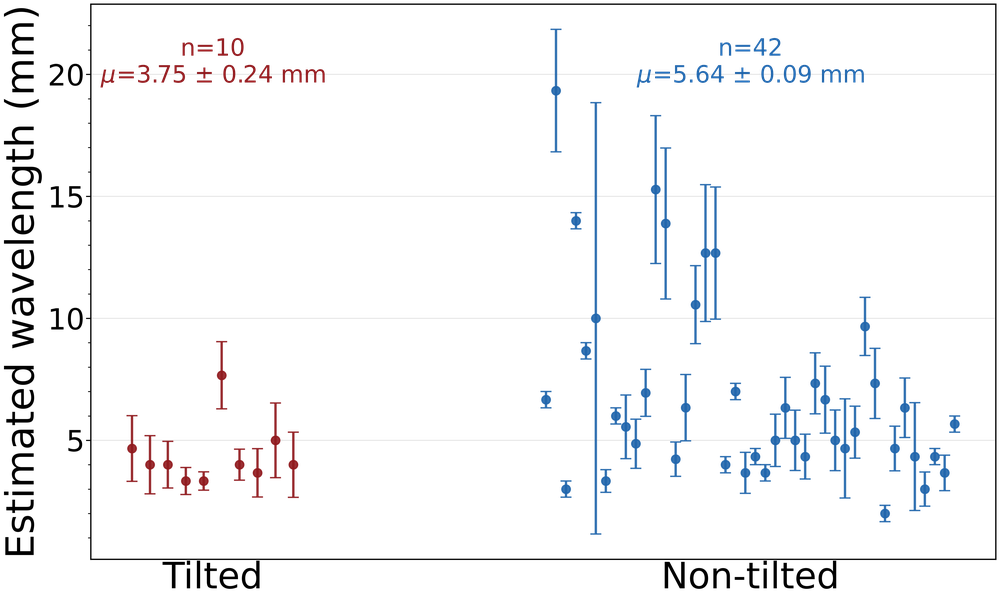
#> input picture src/paper_draft/wavelengths/plots/errorbars/wavelength_errorbars_tilted_vs_nontilted.png, 1000 x 600 px, shrunk from 6000 x 3600 before the run, given as the content of the folder data/col_segmented/edited, which was not available
$ python errorbars_filter.py
#> lines starting #> are read from the running program, lines starting #| are printed output that depends on the picture; after the words box and inside, x2 and y2 are one past the last pixel; in counts of white or black regions, pixels touching at a corner belong together; pictures that were not available may be replaced by others from this repository, and a replacement may not be noted
from pathlib import Path
import numpy as np
import matplotlib.pyplot as plt
import imageio.v2 as imageio
from skimage import measure
from skimage.morphology import skeletonize
from scipy import signal
import networkx as nx


COLOR_TILTED = "#901A1E"
COLOR_NON_TILTED = "#547AA5"


def set_plot_style():
    """Apply paper_draft-like plotting defaults."""
    plt.rcParams.update(
        {
            "figure.dpi": 150,
            "savefig.dpi": 600,
            "font.size": 22,
            "axes.titlesize": 22,
            "axes.labelsize": 28,
            "xtick.labelsize": 21,
            "ytick.labelsize": 21,
            "legend.fontsize": 17,
            "axes.grid": True,
            "grid.alpha": 0.3,
            "grid.linewidth": 0.7,
            "axes.spines.top": True,
            "axes.spines.right": True,
        }
    )


def style_axes(ax):
    """Paper-style axes: transparent face, outward ticks, soft grid."""
    ax.set_facecolor("none")
    for spine in ax.spines.values():
        spine.set_visible(True)
        spine.set_color("black")
        spine.set_linewidth(0.9)
    ax.minorticks_on()
    ax.grid(True, axis="y", which="major", alpha=0.3, linewidth=0.7)
    ax.grid(False, axis="x", which="both")
    ax.tick_params(axis="both", which="both", direction="out", top=False, right=False, pad=1)


def build_skeleton_graph(mask):
    """Build a pixel-level graph from a binary mask skeleton."""
    skel = skeletonize(mask)
    coords = [tuple(p) for p in np.transpose(np.where(skel))]
    if len(coords) == 0:
        return None, skel, []

    graph = nx.Graph()
    dirs = [(-1, -1), (-1, 0), (-1, 1), (0, -1), (0, 1), (1, -1), (1, 0), (1, 1)]
    skel_set = set(coords)

    for p in coords:
        graph.add_node(p)
    for p in coords:
        y, x = p
        for dy, dx in dirs:
            q = (y + dy, x + dx)
            if q in skel_set:
                graph.add_edge(p, q, weight=1)

    return graph, skel, coords


def find_main_trunk(graph, coords):
    """Find trunk path from topmost pixel to farthest graph node."""
    if graph is None or len(coords) == 0:
        return []
    start = min(coords, key=lambda p: p[0])
    lengths = nx.single_source_shortest_path_length(graph, start)
    far = max(lengths, key=lengths.get)
    return nx.shortest_path(graph, source=start, target=far)


def compute_theta_timeseries(path, dx_pixels, start_offset=200):
    """Sample trunk path and compute orientation series along arc-length."""
    pts = np.array(path, dtype=float)
    if pts.shape[0] < 2:
        return None, None

    diffs = np.diff(pts, axis=0)
    seg_d = np.sqrt((diffs ** 2).sum(axis=1))
    cum = np.concatenate(([0.0], np.cumsum(seg_d)))
    total_len = cum[-1]

    if total_len <= start_offset + dx_pixels:
        return None, None

    sample_s = np.arange(start_offset, total_len, dx_pixels)
    sample_pts = []
    for s in sample_s:
        i = np.searchsorted(cum, s) - 1
        i = max(0, min(i, len(seg_d) - 1))
        seg_len = seg_d[i]
        t = (s - cum[i]) / seg_len if seg_len > 0 else 0.0
        p = pts[i] + t * (pts[i + 1] - pts[i])
        sample_pts.append(p)

    thetas = []
    for i in range(len(sample_pts) - 1):
        p0, p1 = sample_pts[i], sample_pts[i + 1]
        dy, dxv = p1[0] - p0[0], p1[1] - p0[1]
        thetas.append(np.arctan2(dxv, dy))

    xs = sample_s[: len(thetas)]
    return xs, np.array(thetas)


def compute_autocorr(x, max_lag=None, min_pairs=4):
    """Compute normalized autocorrelation with unbiased normalization."""
    x = np.asarray(x)
    n = len(x)
    mean, var = x.mean(), x.var()
    if var == 0:
        return np.array([1.0])

    x0 = x - mean
    full = np.correlate(x0, x0, mode="full")
    ac_full = full[n - 1 :]
    max_lag = min(max_lag or n - 1, n - 1)

    ac = np.full((max_lag + 1,), np.nan, dtype=float)
    for lag in range(max_lag + 1):
        pairs = n - lag
        if pairs < min_pairs:
            continue
        ac[lag] = ac_full[lag] / (var * pairs)

    finite = np.isfinite(ac)
    if not finite.any():
        return np.array([np.nan])
    last = np.where(finite)[0].max()
    return ac[: last + 1]


def first_positive_peak_lag(ac):
    """Return the first positive local autocorrelation peak at lag > 0."""
    if len(ac) < 4:
        return None

    vals = np.asarray(ac, dtype=float)
    peaks, _ = signal.find_peaks(vals[1:])
    if len(peaks) == 0:
        return None

    peaks = peaks + 1
    peaks = peaks[vals[peaks] > 0]
    if len(peaks) == 0:
        return None

    return int(peaks[0])


def estimate_wavelength_first_peak(theta, dx_mm, max_lag=200):
    """Estimate wavelength from first positive autocorrelation peak."""
    theta = np.asarray(theta)
    if len(theta) < 12:
        return np.nan, None, None

    x = np.unwrap(theta)
    ac = compute_autocorr(x, max_lag=max_lag)
    peak_lag = first_positive_peak_lag(ac)
    if peak_lag is None:
        return np.nan, ac, None

    return float(peak_lag * dx_mm), ac, int(peak_lag)


def first_peak_uncertainty_mm(ac, peak_lag, dx_mm):
    """Estimate first-peak wavelength uncertainty from autocorr peak width.

    Uses half-prominence peak width around the selected first positive peak.
    Falls back to one-bin uncertainty when width cannot be computed.
    """
    if ac is None or peak_lag is None or peak_lag <= 0 or peak_lag >= len(ac):
        return dx_mm

    vals = np.asarray(ac, dtype=float)
    if not np.isfinite(vals[peak_lag]):
        return dx_mm

    try:
        widths, _, _, _ = signal.peak_widths(vals, [peak_lag], rel_height=0.5)
        if len(widths) > 0 and np.isfinite(widths[0]) and widths[0] > 0:
            # Half-width in lag bins mapped to mm, with a conservative floor of one bin.
            return float(max(dx_mm, 0.5 * widths[0] * dx_mm))
    except Exception:
        pass

    return float(dx_mm)


def analyze_image(filepath, dx_pixels=8, min_root_length=200, max_lag=200):
    """Return first-peak wavelength estimates for each valid root in one image."""
    print(f"Processing {filepath.name}")
    rgba = imageio.imread(filepath)
    image_height_px = rgba.shape[0]
    mm_per_pixel = 100.0 / image_height_px
    dx_mm = dx_pixels * mm_per_pixel

    if rgba.shape[2] == 4:
        mask = rgba[:, :, 3] > 0
    else:
        mask = np.any(rgba[:, :, :3] > 0, axis=2)

    labeled = measure.label(mask, connectivity=2)

    estimates = []
    for region in measure.regionprops(labeled):
        comp_mask = labeled == region.label

        graph, _, coords = build_skeleton_graph(comp_mask)
        if graph is None or len(coords) < 2:
            continue

        main_path = find_main_trunk(graph, coords)
        if len(main_path) < 2:
            continue

        pts_main = np.array(main_path, dtype=float)
        seg_d_main = np.sqrt(np.sum(np.diff(pts_main, axis=0) ** 2, axis=1))
        main_length = seg_d_main.sum() if seg_d_main.size > 0 else 0.0
        if main_length < min_root_length:
            continue

        _, thetas = compute_theta_timeseries(main_path, dx_pixels, start_offset=min_root_length)
        if thetas is None or len(thetas) < 12:
            continue

        wl_first_mm, ac, peak_lag = estimate_wavelength_first_peak(thetas, dx_mm=dx_mm, max_lag=max_lag)
        if not np.isfinite(wl_first_mm):
            continue

        # Low-data uncertainty from first-peak width (fallback to one-bin floor).
        wl_first_err_mm = first_peak_uncertainty_mm(ac, peak_lag, dx_mm)
        peak_height = float(ac[peak_lag]) if (ac is not None and peak_lag is not None and peak_lag < len(ac) and np.isfinite(ac[peak_lag])) else np.nan

        estimates.append(
            {
                "image": filepath.name,
                "root_label": int(region.label),
                "wavelength_firstpeak_mm": float(wl_first_mm),
                "wavelength_firstpeak_err_mm": float(wl_first_err_mm),
                "peak_height": peak_height,
                "peak_lag_index": int(peak_lag),
                "n_theta_samples": int(len(thetas)),
                "main_length_mm": float(main_length * mm_per_pixel),
            }
        )

    print(f"  Estimated wavelengths for {len(estimates)} roots")
    return estimates


def plot_wavelengths(rows, out_svg):
    out_svg.parent.mkdir(parents=True, exist_ok=True)

    if not rows:
        fig, ax = plt.subplots(figsize=(8, 4))
        ax.text(0.5, 0.5, "No valid wavelength estimates", ha="center", va="center")
        ax.set_axis_off()
        fig.tight_layout()
        fig.savefig(out_svg, dpi=160, bbox_inches="tight")
        plt.close(fig)
        return

    # Only two groups are shown: tilted vs non-tilted.
    groups = {
        "Tilted": [r for r in rows if "AgarTilted" in r["image"]],
        "Non-tilted": [r for r in rows if "AgarTilted" not in r["image"]],
    }
    group_order = ["Tilted", "Non-tilted"]
    group_to_x = {name: i for i, name in enumerate(group_order)}
    group_colors = {
        "Tilted": COLOR_TILTED,
        "Non-tilted": COLOR_NON_TILTED,
    }

    y_key, err_key = "wavelength_firstpeak_mm", "wavelength_firstpeak_err_mm"
    marker_style = lambda c: {
        "fmt": "o",
        "color": c,
        "ecolor": c,
        "elinewidth": 1.7,
        "capsize": 4,
        "markersize": 6,
        "alpha": 0.9,
        "zorder": 3,
    }

    fig, ax = plt.subplots(1, 1, figsize=(8, 7.2), constrained_layout=True)
    fig.patch.set_alpha(0.0)

    group_text = {}

    for grp in group_order:
        pts = groups[grp]
        if not pts:
            continue

        y_vals = []
        y_errs = []
        for row in pts:
            y = row[y_key]
            if not np.isfinite(y):
                continue
            y_vals.append(float(y))
            e = row[err_key]
            y_errs.append(float(e) if np.isfinite(e) and e > 0 else np.nan)

        if len(y_vals) == 0:
            continue

        y_vals = np.asarray(y_vals, dtype=float)
        y_errs = np.asarray(y_errs, dtype=float)
        # Spread points evenly with jitter width that grows with sample size.
        jitter_half_width = min(0.38, 0.015 * len(y_vals))
        if len(y_vals) == 1:
            x = np.array([group_to_x[grp]], dtype=float)
        else:
            x = group_to_x[grp] + np.linspace(-jitter_half_width, jitter_half_width, len(y_vals))
        ax.errorbar(
            x,
            y_vals,
            yerr=np.where(np.isfinite(y_errs), y_errs, np.nan),
            **marker_style(group_colors[grp]),
        )

        n_grp = int(len(y_vals))
        finite_err = np.isfinite(y_errs) & (y_errs > 0)
        if np.any(finite_err):
            yw = y_vals[finite_err]
            ew = y_errs[finite_err]
            w = 1.0 / (ew ** 2)
            mean_grp = float(np.sum(w * yw) / np.sum(w))
        else:
            # Fallback when no finite positive uncertainties are available.
            mean_grp = float(np.mean(y_vals))
        group_text[grp] = (n_grp, mean_grp)

    ax.set_xticks([group_to_x[g] for g in group_order])
    ax.set_xticklabels(group_order)
    ax.tick_params(axis="x", labelsize=26, which="both", length=0)
    ax.set_ylabel("Estimated wavelength (mm)")
    style_axes(ax)

    y0, y1 = ax.get_ylim()
    y_text = y1 - 0.06 * (y1 - y0)
    for grp in group_order:
        n_grp, mean_grp = group_text.get(grp, (0, np.nan))
        if np.isfinite(mean_grp):
            txt = f"$n=${n_grp}\n     $\mu=${mean_grp:.2f} mm"
            ax.text(
                group_to_x[grp],
                y_text,
                txt,
                color=group_colors[grp],
                ha="center",
                va="top",
                fontsize=22,
                family="monospace",
            )

    fig.savefig(out_svg, format="svg", transparent=True, facecolor="none", edgecolor="none")
    plt.close(fig)


def filter_rows_by_peak_threshold(rows, peak_threshold=0.1):
    kept = []
    for row in rows:
        wl = float(row.get("wavelength_firstpeak_mm", np.nan))
        peak_h = float(row.get("peak_height", np.nan))
        if not np.isfinite(wl):
            continue
        if (not np.isfinite(peak_h)) or (peak_h < peak_threshold):
            continue
        kept.append(row)
    return kept


def main():
    set_plot_style()
    input_dir = Path("data/col_segmented/edited")
    output_dir = Path(__file__).resolve().parent / "plots" / "errorbars"

    dx_pixels = 8
    min_root_length = 200
    max_lag = 200
    peak_threshold = 0.1

    files = sorted(input_dir.glob("*.png"))
    if not files:
        print(f"No PNG files found in {input_dir}")
        return

    all_rows = []
    print(f"Found {len(files)} images to process\n")

    for fp in files:
        rows = analyze_image(
            fp,
            dx_pixels=dx_pixels,
            min_root_length=min_root_length,
            max_lag=max_lag,
        )
#> in analyze_image, rgba is the input picture: shape (600, 1000, 4); mean R, G, B, A 4.5, 5.8, 9, 11.1
#> in analyze_image, `mask = rgba[:, :, 3] > 0`:
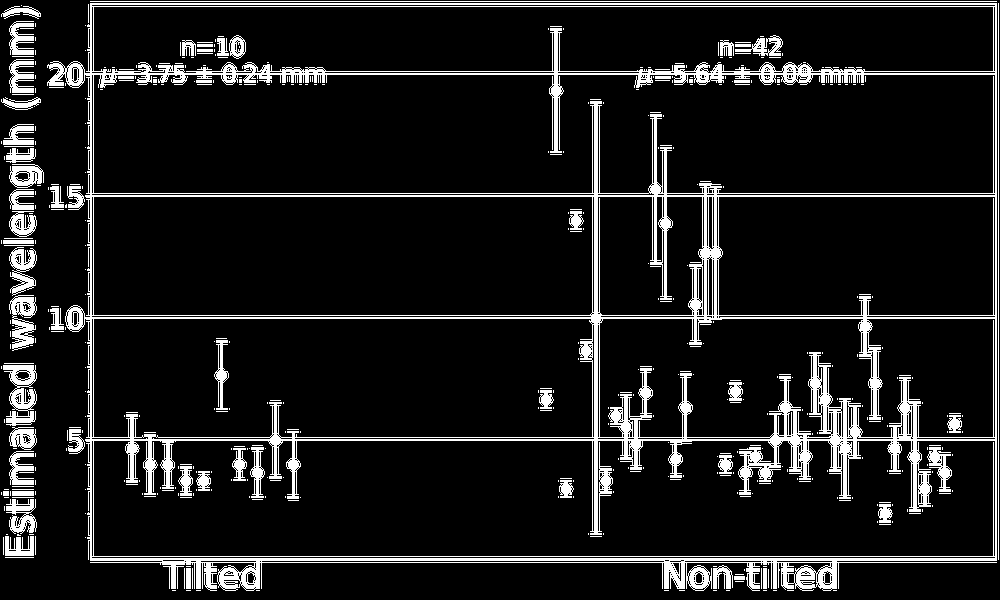
#> mask: shape (600, 1000) bool; 11.2% white; 474 white regions (406 under 20 px), largest, box (x1, y1, x2, y2) and area: (47, 3, 997, 591) 48834, (3, 365, 37, 426) 1102, (90, 1, 997, 2) 907
#> in analyze_image, `labeled = measure.label(mask, connectivity=2)`:
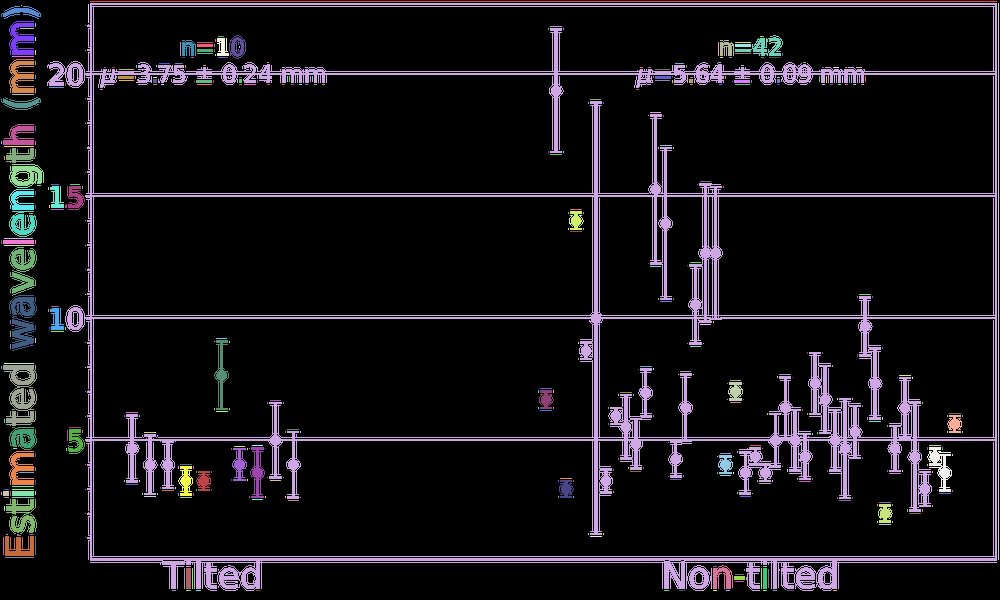
#> labeled: shape (600, 1000) int32; 475 distinct labels, from 0 to 474; one colour per label, 0 black
#> the loop in analyze_image, `for region in measure.regionprops(labeled):` made 474 passes
#> (lengths in find_main_trunk, pts_main, seg_d_main, main_length) on passes 8, 12, 13: ({(23, 35): 0, (24, 35): 1, (25, 35): 2, (26, 35): 3}, [[23, 35], [24, 35], [25, 35], [26, 35]], [1, 1, 1], 3), ({(28, 548): 0, (29, 548): 1}, [[28, 548], [29, 548]], [1], 1), ({(28, 563): 0, (29, 563): 1}, [[28, 563], [29, 563]], [1], 1)
#> pass 1, in analyze_image, `comp_mask = labeled == region.label`:
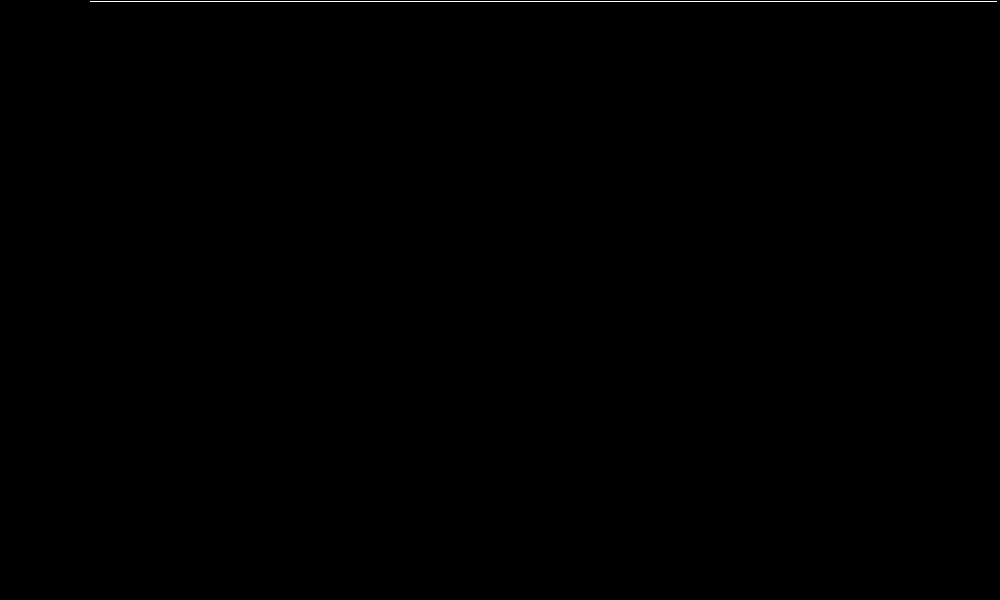
#> comp_mask: shape (600, 1000) bool; 0.15% white in thin lines or dots, all inside (x1, y1, x2, y2) = (90, 1, 997, 2)
#> pass 2, in build_skeleton_graph (call 2), `skel = skeletonize(mask)`:
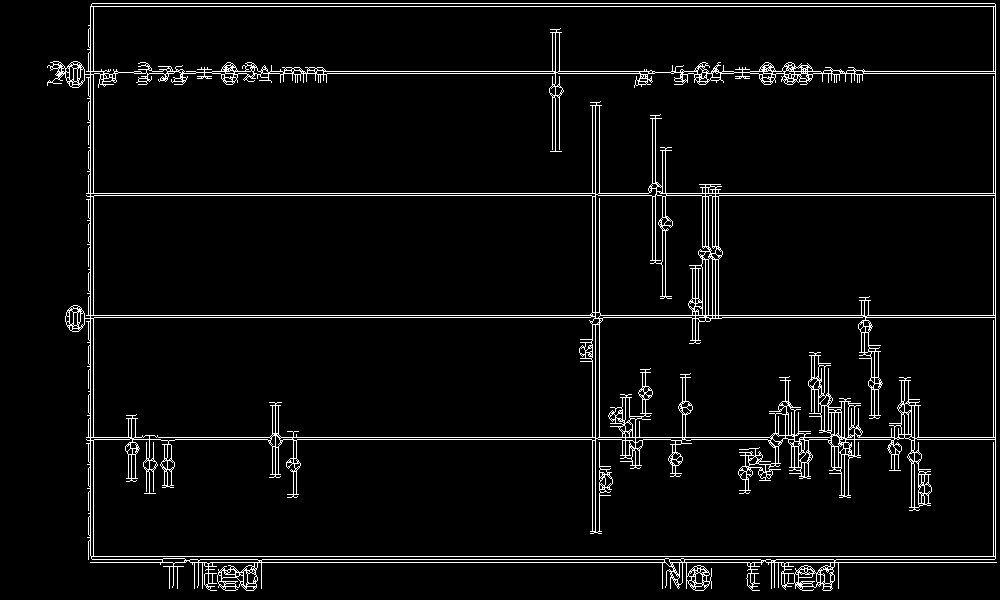
#> skel: shape (600, 1000) bool; 4.7% white in thin lines or dots
#> after the loop in analyze_image, `for region in measure.regionprops(labeled):`:
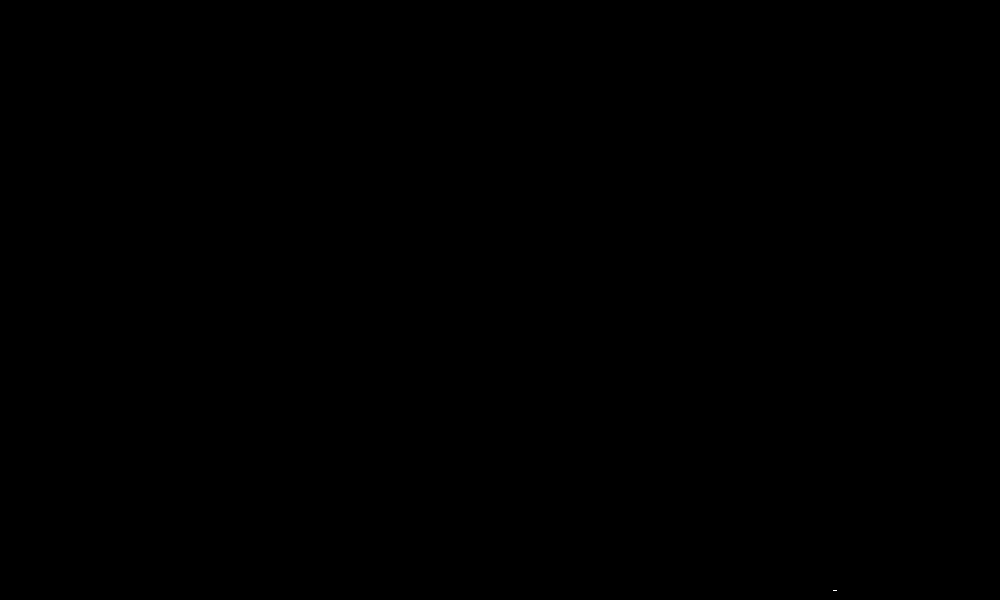
#> comp_mask: shape (600, 1000) bool; 0% white in thin lines or dots, all inside (x1, y1, x2, y2) = (833, 590, 837, 591)
#> after the loop in analyze_image, `for region in measure.regionprops(labeled):`: estimates = 1 item
#|   Estimated wavelengths for 1 roots
#> rows = 1 item
        all_rows.extend(rows)

    filtered_rows = filter_rows_by_peak_threshold(all_rows, peak_threshold=peak_threshold)
#> the loop in filter_rows_by_peak_threshold, `for row in rows:` made 1 pass
#> (wl, peak_h) on pass 1: (105.3, 0.203)
#> filtered_rows = 1 item

    out_svg = output_dir / f"wavelength_errorbars_tilted_vs_nontilted_ct{peak_threshold:.1f}.svg"
    plot_wavelengths(filtered_rows, out_svg)
#> after the loop in plot_wavelengths, `for grp in group_order:`: group_text = {'Non-tilted': (1, 105.3)}
#> in plot_wavelengths, `y0, y1 = ax.get_ylim()`: y0 = 96.1; y1 = 114.6
#> in plot_wavelengths, `y_text = y1 - 0.06 * (y1 - y0)`: y_text = 113.5
#> the loop in plot_wavelengths, `for grp in group_order:` made 2 passes
#> (grp, n_grp, mean_grp) on passes 1 to 2: ('Tilted', 0, nan), ('Non-tilted', 1, 105.3)
#> in plot_wavelengths, `fig.savefig(out_svg, format="svg", transparent=True, facecolor="none",..`:
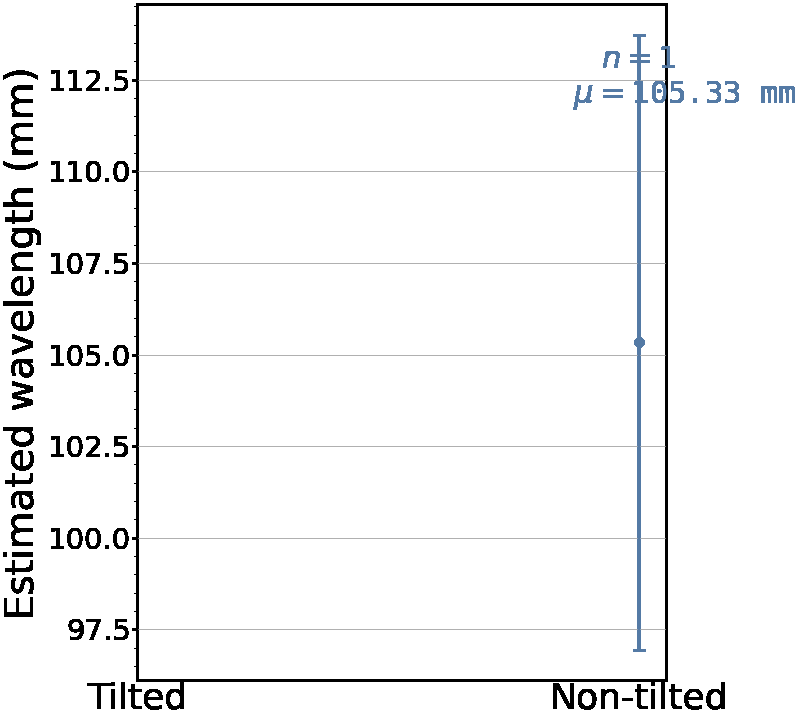
#> figure drawn by matplotlib, 1 panel

    print(f"\nTotal root estimates: {len(filtered_rows)}")
#| Total root estimates: 1
    print(f"Errorbar plot saved to {out_svg}")


if __name__ == "__main__":
    main()
